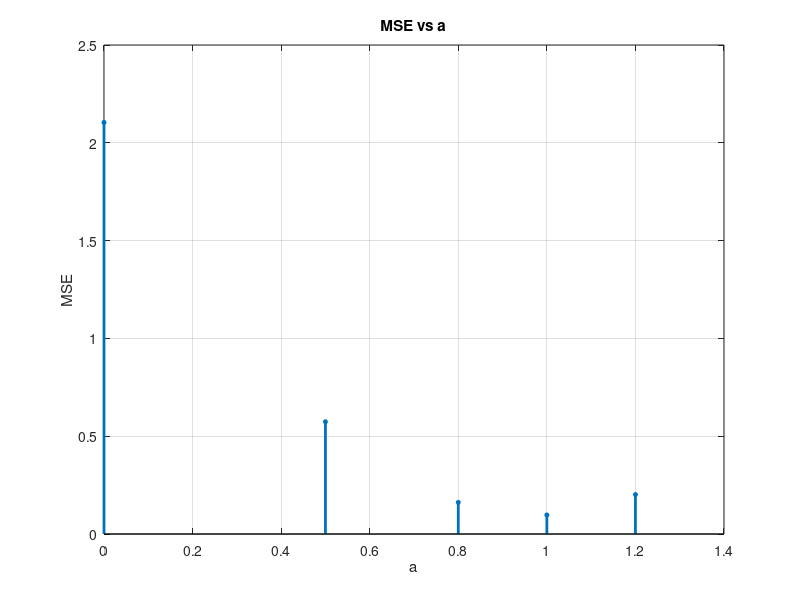

This figure's MATLAB source:
clc;
clear;
close all;

n = 0:199;

x = 2*cos(0.05*pi*n) + 0.5*cos(0.2*pi*n);

N = length(x);

%====  Calculate MSE for each value of a ========

a = [0, 0.5, 0.8, 1, 1.2];

MSE = [0, 0, 0, 0, 0];


for i = 1:length(a)

    x_pred = a(i) * [NaN, x(1:end-1)];

    e = x - x_pred;

    MSE(i) = (1/(N - 1)) * sum(abs(e(2:end)).^2);

end

% ===== plotting MSE vs a ===========

figure;
stem(a, MSE, "filled", "MarkerSize", 3, "LineWidth", 2);
title("MSE vs a");
xlabel("a");
ylabel("MSE");
grid on;


%========== print values of MSE ==========

for i = 1:length(a)

   fprintf("\nMSE(%g) = %f\n", a(i), MSE(i));
end
